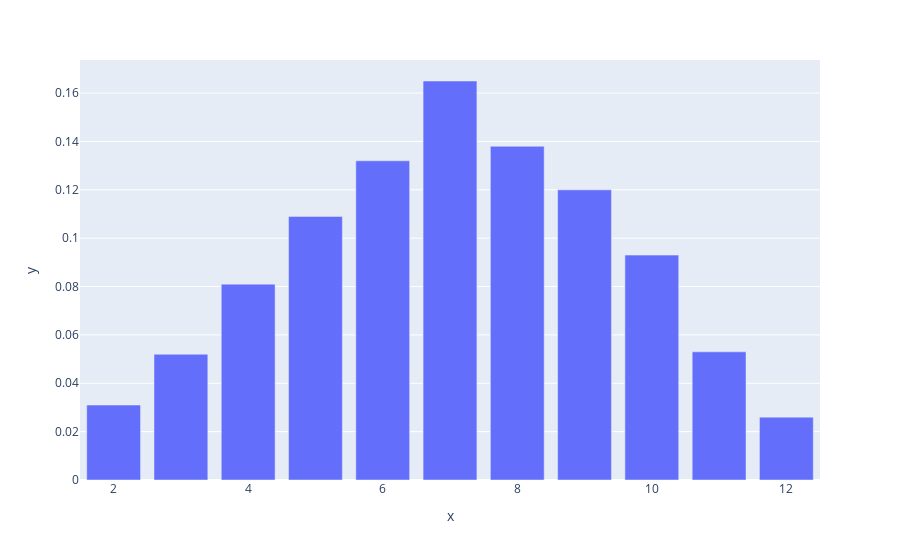

Notebook source saved alongside this figure:
### Code cell
fig = px.bar(x=r.index, y=r.values)
fig.show()

### Figure 1 — Plotly figure (JSON) as saved in the notebook; plotly's stock layout.template omitted (floating-point values rounded to 4 significant figures)
{"data": [{"alignmentgroup": "True", "hovertemplate": "x=%{x}<br>y=%{y}<extra></extra>", "legendgroup": "", "marker": {"color": "#636efa", "pattern": {"shape": ""}}, "name": "", "offsetgroup": "", "orientation": "v", "showlegend": false, "textposition": "auto", "type": "bar", "x": [7, 8, 6, 9, 5, 10, 4, 11, 3, 2, 12], "xaxis": "x", "y": [0.165, 0.138, 0.132, 0.12, 0.109, 0.093, 0.081, 0.053, 0.052, 0.031, 0.026], "yaxis": "y"}], "layout": {"barmode": "relative", "legend": {"tracegroupgap": 0}, "margin": {"t": 60}, "xaxis": {"anchor": "y", "domain": [0, 1], "title": {"text": "x"}}, "yaxis": {"anchor": "x", "domain": [0, 1], "title": {"text": "y"}}}}
